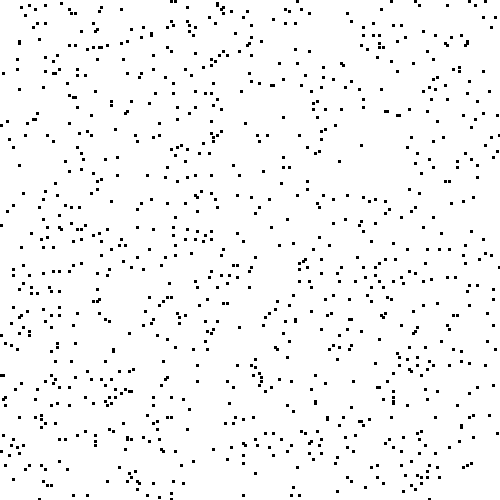
Frame 1 (no input)
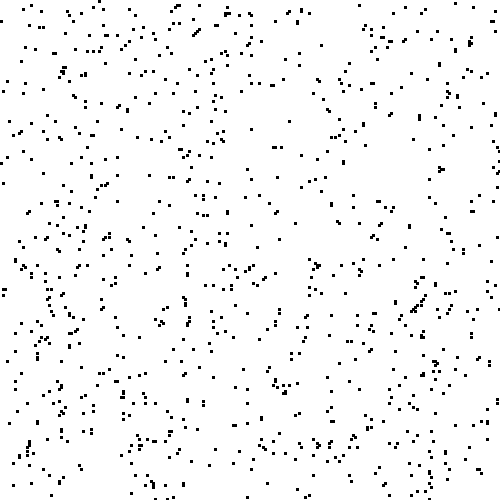
Frame 60 (the mouse pressed at the canvas centre just before this capture)
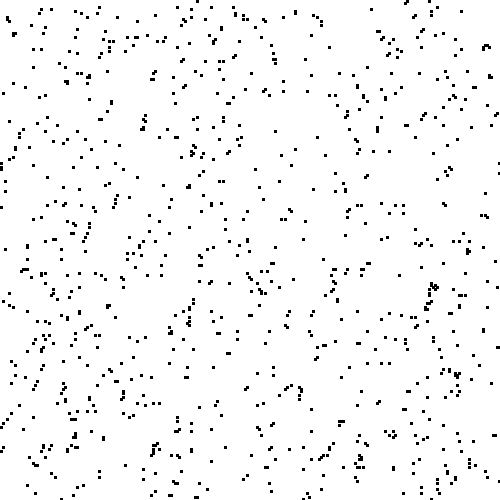
Frame 120 (the mouse held since frame 60 and released just before this capture)

The Processing sketch that drew these frames (run headless with seeded random() and noise(); from frame 60 on, the mouse is pressed at the canvas centre):

// Processing sketch: Termites
// ── Termites.pde

Colony colonia;

void setup() {
  size(500, 500);

  // Construir el mundo inicial
  int[][] initialWorld = new int[250][250];
  for (int i = 0; i < 1000; i++) {
    initialWorld[floor(random(250))][floor(random(250))] = 1;
  }

  //int nTermites, int[][] initialWorld, float widthCell, float heightCell
  colonia = new Colony(20, initialWorld, 2, 2);
}

void draw() {
  background(255);
  for (int i = 0; i < 500; i++) {
    colonia.evolve();
  }
  
  colonia.render();
}


// ── Colony.pde

class Colony {

  // Mundo
  int cellsX;
  int cellsY;
  int[][] world;

  int nTermites;
  Termite[] termites;

  // Estados
  final int EMPTY = 0;
  final int WOODCHIP = 1;

  // Para render
  float widthCell;
  float heightCell;

  Colony(int nTermites, int[][] initialWorld, float widthCell, float heightCell) {
    this.cellsX = initialWorld.length;
    this.cellsY = initialWorld[0].length;
    this.world = new int[cellsX][cellsY];

    for (int i = 0; i < cellsX; i++) {
      for (int j = 0; j < cellsY; j++) {
        this.world[i][j] = initialWorld[i][j];
      }
    }

    this.nTermites = nTermites;
    this.termites = new Termite[nTermites];
    for (int i = 0; i < nTermites; i++) {
      int xTermite = floor(random(cellsX));
      int yTermite = floor(random(cellsY));

      while (world[xTermite][yTermite] == WOODCHIP) {
        xTermite = floor(random(cellsX));
        yTermite = floor(random(cellsY));
      }

      this.termites[i] = new Termite(xTermite, yTermite);
    }

    this.widthCell = widthCell;
    this.heightCell = heightCell;
  }

  void evolve() {
    for (int i = 0; i < nTermites; i++) {
      Termite termite = termites[i];

      // Movemos a la termita dentro de los limites
      // con frontera toroide
      termite.move(cellsX, cellsY, world);

      // Si esta cerca de un pedacito de madera
      int[] chip = isNearChip(termite);
      if (chip != null) {

        // y lleva cargando una la deja en su lugar
        if (termite.hasWoodChip) {
          termite.hasWoodChip = false;
          world[termite.x][termite.y] = 1;
        }
        // Si no la recoge
        else {
          termite.hasWoodChip = true;
          world[chip[0]][chip[1]] = 0;
        }
      }
    }
  }

  void render() {
    for (int i = 0; i < cellsX; i++) {
      for (int j = 0; j < cellsY; j++) {
        if (world[i][j] == 1) {
          fill(0);
          rect(i * widthCell, j * heightCell, widthCell, heightCell);
        }
      }
    }
  }

  int[] isNearChip(Termite termite) {
    for (int i = -1; i <= 1; i++) {
      for (int j = -1; j <= 1; j++) {

        if (i == 0 && j == 0) {
          continue;
        }

        // Correjimos la fontera
        int x = (termite.x + i) < 0 ? cellsX - 1 : ((termite.x + i) >= cellsX ? 0 : termite.x + i);
        int y = (termite.y + j) < 0 ? cellsY - 1 : ((termite.y + j) >= cellsY ? 0 : termite.y + j);  

        if (world[x][y] == 1) {
          int[] chip = {
            x, y
          };

          return chip;
        }
      }
    }

    return null;
  }
}


// ── Termite.pde

class Termite {
  
  // Posicion de la termita
  int x;
  int y;
  boolean hasWoodChip; // Esta cargando o no una maderita
  
  // Constructor
  Termite(int x, int y) {
    this.x = x;
    this.y = y;

    this.hasWoodChip = false;
  }

  void move(int limitX, int limitY, int[][] world) {
    int newX = 0;
    int newY = 0;

    while (true) {
      // Determinamos hacia a donde nos movemos previvinendo que no sea el centro
      int i = 0;
      int j = 0;
      while (i == 0 && j == 0) {
        i = floor(random(-1, 2));
        j = floor(random(-1, 2));
      }

      // Obtenemos la nueva posicion
      newX = (x + i) < 0 ? limitX - 1 : ((x + i) >= limitX ? 0 : x + i);
      newY = (y + j) < 0 ? limitY - 1 : ((y + j) >= limitY ? 0 : y + j);
      
      // Si a donde nos queremos mover esta vacio suspendemos el ciclo
      if(world[newX][newY] == 0) {
        break;
      }
    }
    
    this.x = newX;
    this.y = newY;
  }
}
